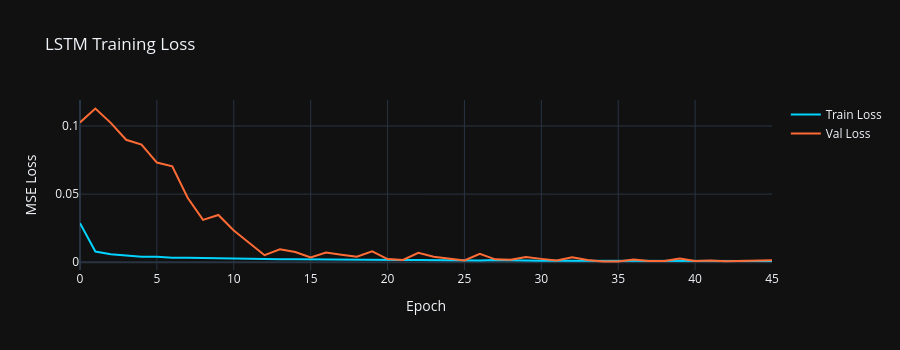

Notebook code for this chart:
### Markdown cell above
## 5. Training Loss Curve

### Code cell
fig = go.Figure()
fig.add_trace(go.Scatter(y=history.history['loss'],     name='Train Loss', line=dict(color='#00d4ff')))
fig.add_trace(go.Scatter(y=history.history['val_loss'], name='Val Loss',   line=dict(color='#ff6b35')))
fig.update_layout(title='LSTM Training Loss', template='plotly_dark',
    xaxis_title='Epoch', yaxis_title='MSE Loss', height=350)
fig.show()
